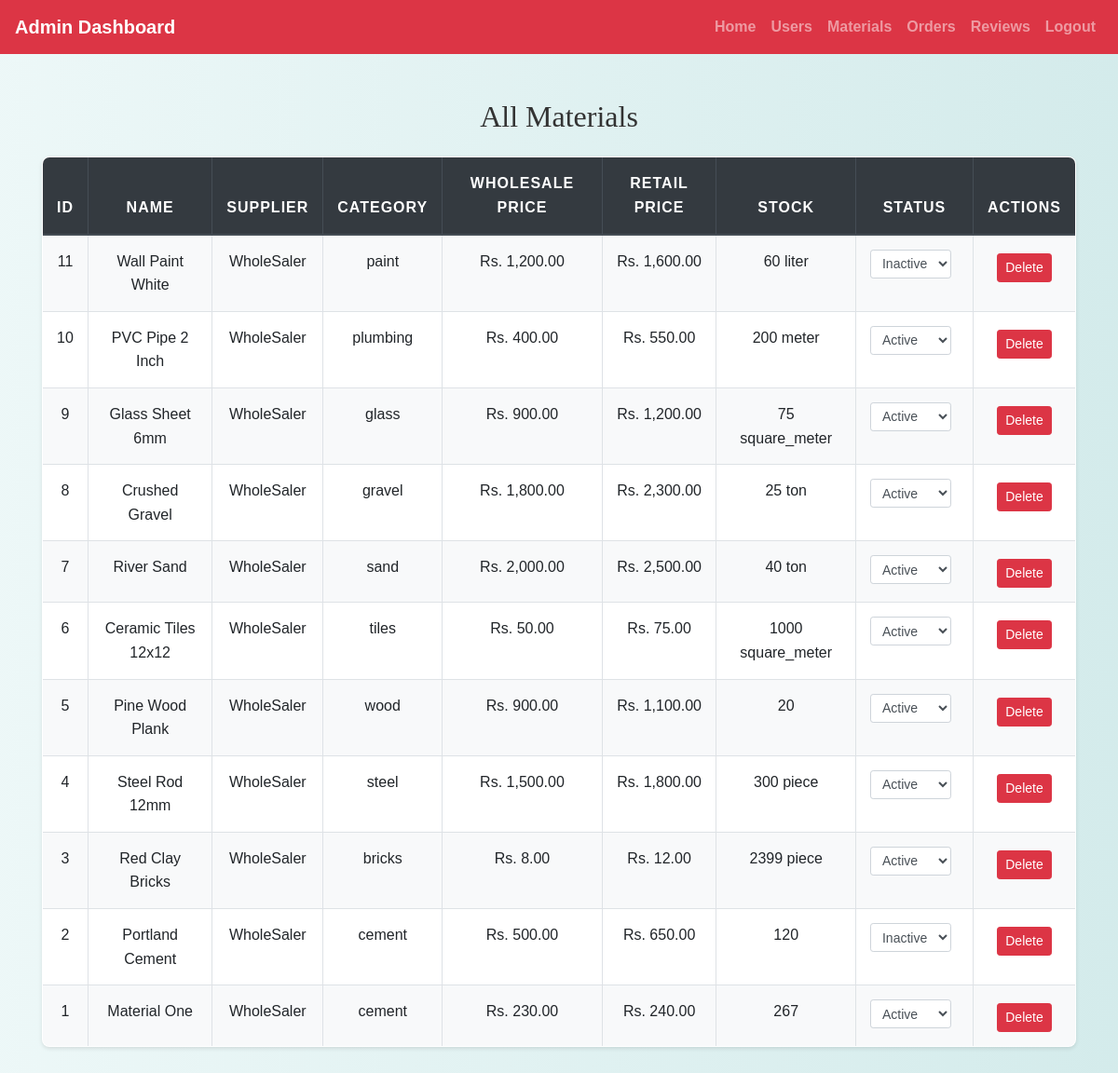
The page /admin/view_material.php (signed in) on the database its author committed.
### tables this page shows
CREATE TABLE `materials` (
  `material_id` int(11) NOT NULL,
  `supplier_id` int(11) DEFAULT NULL,
  `name` varchar(100) NOT NULL,
  `category` enum('cement','bricks','steel','wood','tiles','sand','gravel','concrete','glass','plumbing','electrical','paint','roofing','insulation','other') DEFAULT 'other',
  `description` text DEFAULT NULL,
  `wholesale_price` decimal(10,2) NOT NULL,
  `retail_price` decimal(10,2) NOT NULL,
  `stock_quantity` int(11) DEFAULT 0,
  `low_stock_threshold` int(11) DEFAULT 10,
  `unit_of_measure` enum('kg','ton','piece','square_meter','cubic_meter','liter','meter','bundle','other') DEFAULT 'other',
  `min_order_quantity` int(11) DEFAULT 1,
  `bulk_discount_percentage` decimal(5,2) DEFAULT 0.00,
  `image` varchar(255) DEFAULT NULL,
  `status` enum('active','inactive') DEFAULT 'active',
  `created_at` timestamp NOT NULL DEFAULT current_timestamp(),
  `updated_at` timestamp NOT NULL DEFAULT current_timestamp() ON UPDATE current_timestamp(),
  `supplier_notes` text DEFAULT NULL
);

CREATE TABLE `users` (
  `id` int(11) NOT NULL,
  `name` varchar(100) NOT NULL,
  `email` varchar(100) NOT NULL,
  `password` varchar(255) NOT NULL,
  `role` enum('wholesaler','retailer','customer') NOT NULL,
  `status` enum('approved','pending','rejected') DEFAULT 'approved',
  `phone` varchar(20) DEFAULT NULL,
  `address` text DEFAULT NULL,
  `created_at` timestamp NOT NULL DEFAULT current_timestamp()
);

### admin/view_material.php (the view, shortened to what this page needs)
<?php
include('config.php');
$result = mysqli_query($conn, "SELECT m.*, u.name AS supplier_name FROM materials m LEFT JOIN users u ON m.supplier_id = u.id ORDER BY m.material_id DESC");
?>
<!DOCTYPE html>
<html>
<head>
    <link rel="stylesheet" href="https://maxcdn.bootstrapcdn.com/bootstrap/4.5.2/css/bootstrap.min.css">
    <link rel="stylesheet" href="../css/style.css">
</head>
<body>
<?php include('admin_navbar.php'); ?>
<div class="container mt-5">
    <h2 class="mb-4">All Materials</h2>
    <table class="table table-bordered table-striped table-responsive-sm">
        <thead class="thead-dark">
            <tr>
                <th>ID</th>
                <th>Name</th>
                <th>Supplier</th>
                <th>Category</th>
                <th>Wholesale Price</th>
                <th>Retail Price</th>
                <th>Stock</th>
                <th>Status</th>
                <th>Actions</th>
            </tr>
        </thead>
        <tbody>
        <?php while($row = mysqli_fetch_assoc($result)): ?>
            <tr>
                <td><?= $row['material_id'] ?></td>
                <td><?= htmlspecialchars($row['name']) ?></td>
                <td><?= htmlspecialchars($row['supplier_name'] ?? 'N/A') ?></td>
                <td><?= htmlspecialchars($row['category']) ?></td>
                <td>Rs. <?= number_format($row['wholesale_price'], 2) ?></td>
                <td>Rs. <?= number_format($row['retail_price'], 2) ?></td>
                <td><?= $row['stock_quantity'] . ' ' . $row['unit_of_measure'] ?></td>
                <td>
                    <form method="POST" class="form-inline">
                        <select name="status" class="form-control form-control-sm mr-2" onchange="this.form.submit()">
                            <option value="active" <?= $row['status'] === 'active' ? 'selected' : '' ?>>Active</option>
                            <option value="inactive" <?= $row['status'] === 'inactive' ? 'selected' : '' ?>>Inactive</option>
                        </select>
                    </form>
                </td>
                <td>
                    <a href="?delete=<?= $row['material_id'] ?>" onclick="return confirm('Delete this material?')" class="btn btn-sm btn-danger mt-1">Delete</a>
                </td>
            </tr>
        <?php endwhile; ?>
        </tbody>
    </table>
</div>
</body>
</html>

### css/style.css (style rules this page uses)
body { background: linear-gradient(90deg, rgba(233, 246, 246, 0.831), rgba(207, 233, 233, 0.9)); font-family: 'Arial', sans-serif; color: #333; line-height: 1.6; }
h1, h2, h3, h4 { text-align: center; margin-top: 30px; margin-bottom: 30px; font-family: 'Georgia', serif; }
.container { margin-bottom: 40px; }
.table { width: 100%; border-collapse: collapse; margin-top: 20px; font-size: 16px; background-color: #ffffff; border-radius: 8px; overflow: hidden; box-shadow: 0 2px 4px rgba(0, 0, 0, 0.1); }
.table th, .table td { padding: 15px; border: 1px solid #dee2e6; text-align: center; }
.table thead th { background-color: #004d4d; color: white; font-weight: bold; text-transform: uppercase; letter-spacing: 1px; }
.table tbody tr:nth-child(odd) { background-color: #f8f9fa; }
a { color: #006666; text-decoration: none; font-weight: bold; }

### rows shown on the page
materials: material_id "11", name "Wall Paint White", supplier.name "WholeSaler", category "paint", wholesale_price "1,200.00", retail_price "1,600.00", stock_quantity "60", unit_of_measure "liter", status "Inactive"
materials: material_id "10", name "PVC Pipe 2 Inch", supplier.name "WholeSaler", category "plumbing", wholesale_price "400.00", retail_price "550.00", stock_quantity "200", unit_of_measure "meter", status "Active"
materials: material_id "9", name "Glass Sheet 6mm", supplier.name "WholeSaler", category "glass", wholesale_price "900.00", retail_price "1,200.00", stock_quantity "75", unit_of_measure "square_meter", status "Active"
materials: material_id "8", name "Crushed Gravel", supplier.name "WholeSaler", category "gravel", wholesale_price "1,800.00", retail_price "2,300.00", stock_quantity "25", unit_of_measure "ton", status "Active"
materials: material_id "7", name "River Sand", supplier.name "WholeSaler", category "sand", wholesale_price "2,000.00", retail_price "2,500.00", stock_quantity "40", unit_of_measure "ton", status "Active"
materials: material_id "6", name "Ceramic Tiles 12x12", supplier.name "WholeSaler", category "tiles", wholesale_price "50.00", retail_price "75.00", stock_quantity "1000", unit_of_measure "square_meter", status "Active"
materials: material_id "5", name "Pine Wood Plank", supplier.name "WholeSaler", category "wood", wholesale_price "900.00", retail_price "1,100.00", stock_quantity "20", status "Active"
materials: material_id "4", name "Steel Rod 12mm", supplier.name "WholeSaler", category "steel", wholesale_price "1,500.00", retail_price "1,800.00", stock_quantity "300", unit_of_measure "piece", status "Active"
materials: material_id "3", name "Red Clay Bricks", supplier.name "WholeSaler", category "bricks", wholesale_price "8.00", retail_price "12.00", stock_quantity "2399", unit_of_measure "piece", status "Active"
materials: material_id "2", name "Portland Cement", supplier.name "WholeSaler", category "cement", wholesale_price "500.00", retail_price "650.00", stock_quantity "120", status "Inactive"
materials: material_id "1", name "Material One", supplier.name "WholeSaler", category "cement", wholesale_price "230.00", retail_price "240.00", stock_quantity "267", status "Active"
